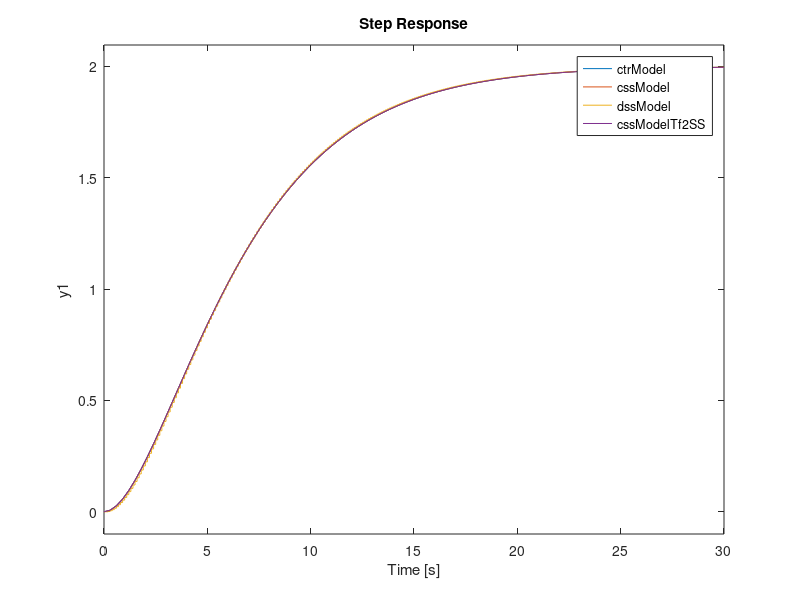
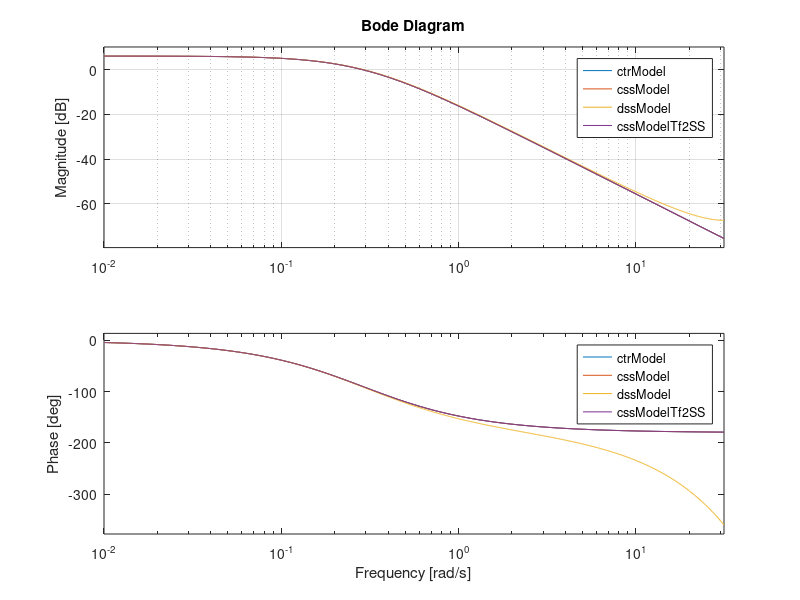
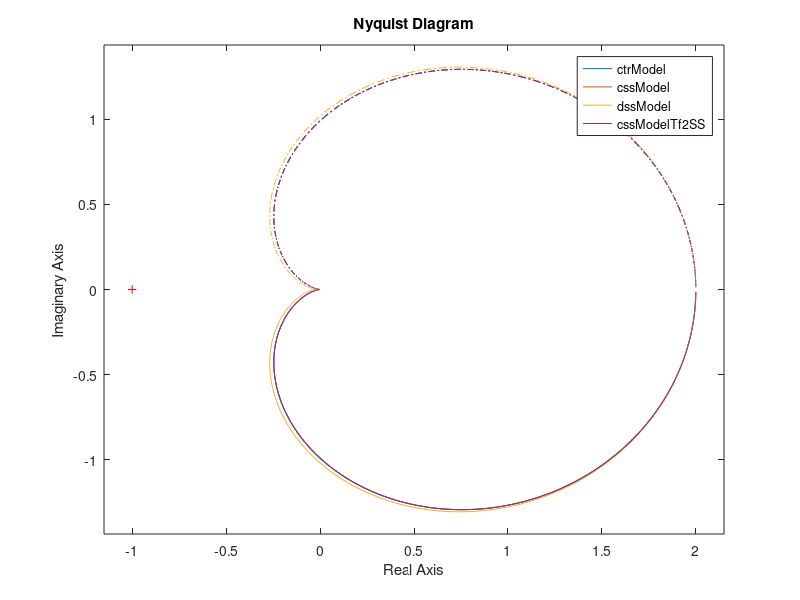

The MATLAB source for these figures, in order:
close all;
clear all;

% Parametry modelu
K = 2;
T1 = 3;
T2 = 4;
dt = 0.1;

% Model transmitancyjny
ctrModel = tf(K, [T1*T2, T1+T2, 1]);

% Model w przestrzni stanow ciagly, utworzony 'recznie'
cssModel = ss([-(T1+T2)/(T1*T2) -1/(T1*T2); 1 0], [K/(T1*T2); 0], [0 1], [0]);

[A,B,C,D]=tf2ss(ctrModel.num{1}, ctrModel.den{1});
cssModelTf2SS = ss(A,B,C,D);

% Model w przestrzeni stanow dyskretny
dssModel = dss([1-dt*(T1+T2)/(T1*T2), -dt/(T1*T2); dt 1], [dt*K/(T1*T2); 0], [0 1], [0], eye(2), dt);

% Odpowiedz modeli na skok jednosktkowy
figure;
step(ctrModel, cssModel, dssModel, cssModelTf2SS);
legend('ctrModel', 'cssModel', 'dssModel', 'cssModelTf2SS');
grid;

figure;
bode(ctrModel, cssModel, dssModel, cssModelTf2SS);
legend('ctrModel', 'cssModel', 'dssModel', 'cssModelTf2SS');
grid;

figure;
nyquist(ctrModel, cssModel, dssModel, cssModelTf2SS);
legend('ctrModel', 'cssModel', 'dssModel', 'cssModelTf2SS');
grid;